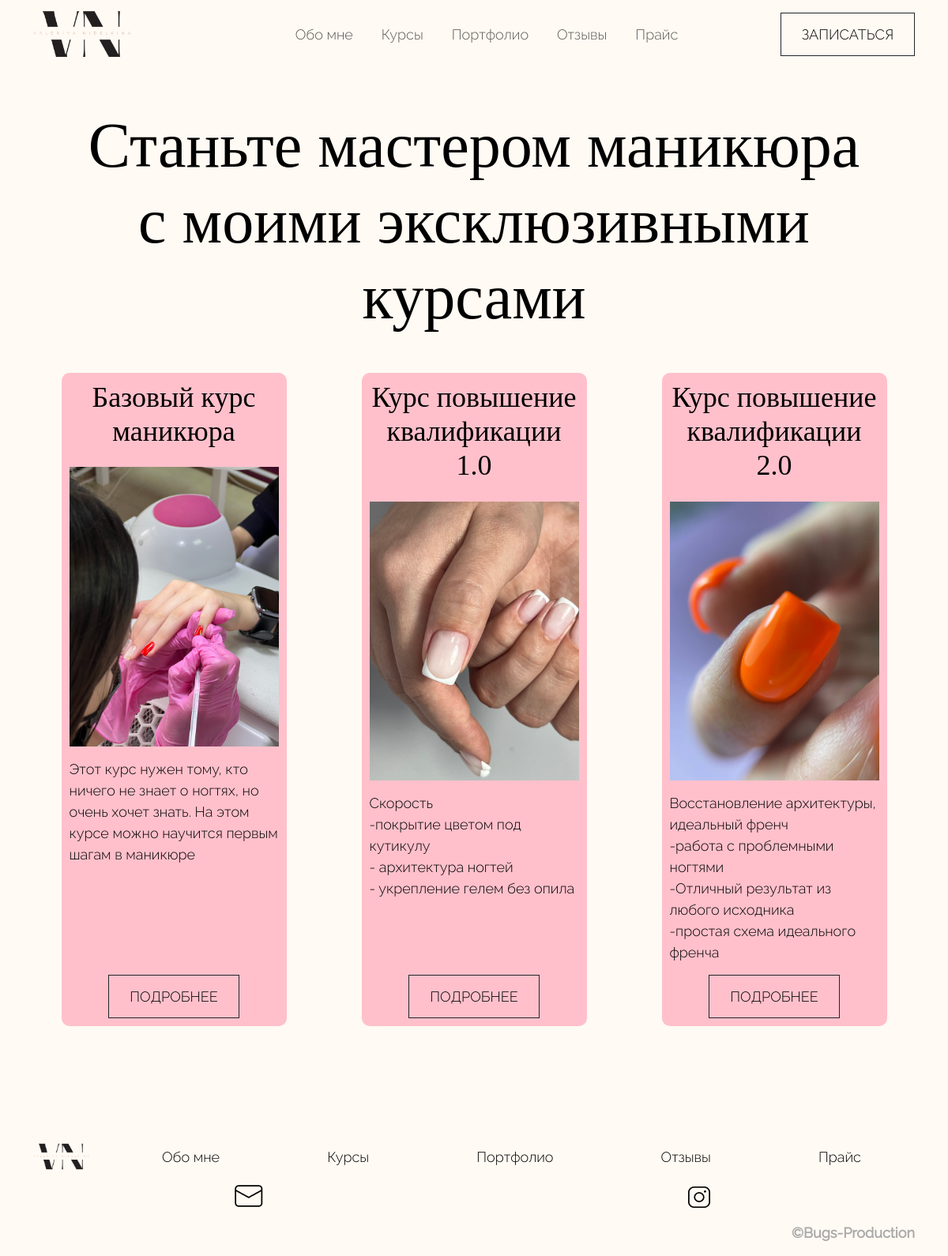
Screenshot of /courses with the database file from the repository.
### courses/models.py (models this page shows, shortened)
class Course(models.Model):
    class Meta:
        verbose_name = 'курс'
        verbose_name_plural = 'Курсы'
    name = models.CharField('Наименование курса', max_length=50)
    img = models.ImageField('Картинка для курса', upload_to='img-courses')
    mini_description = models.TextField('Мини описание курса')
    count_group = models.CharField('Количество людей в группе', max_length=30)
    time_course = models.CharField('Длительность курса', max_length=30)
    certificate = models.CharField('Документ об окончании курса', max_length=30)
    price = models.IntegerField('Стоимость курса')
    description = models.TextField('Полное описание курса')
    create_date = models.DateTimeField(auto_now_add=True)
    slug = models.SlugField(max_length=255, unique=True, blank=True, null=True, verbose_name='Slug')

### main/views.py (the view)
# urls.py: path('courses', CoursesView.as_view(), name='courses'),
class CoursesView(ListView):
    model = Course
    template_name = 'main/courses.html'
    context_object_name = 'courses'

### templates/main/courses.html (shortened to what this page needs)
{% extends 'main/layout.html' %}
{% load static %}
{% block link %}
<link rel="stylesheet" href="{% static 'main/style/courses.css' %}">
{% endblock %}
{% block links %}
<ul class="navbar-nav mr-auto">
    <li class="nav-item"><a href="{% url 'about' %}" class="nav-link">Обо мне</a></li>
    <li class="nav-item"><a href="{% url 'courses' %}" class="nav-link">Курсы</a></li>
    <li class="nav-item"><a href="{% url 'home' %}" class="nav-link">Портфолио</a></li>
    <li class="nav-item"><a href="{% url 'home' %}" class="nav-link">Отзывы</a></li>
    <li class="nav-item"><a href="{% url 'home' %}" class="nav-link">Прайс</a></li>
</ul>
{% endblock %}
{% block content %}
<main>
    <section class="courses">
        <div class="container">
            <h1 class="text-center">Станьте мастером маникюра </br>с моими эксклюзивными курсами</h1>
            <div class="row courses-content mt-5">
                {% for course in courses %}
                <div class="course col-10 col-md-3 mb-5">
                    <h4 class="text-center">{{ course.name }}</h4>
                    <img src="{{ course.img.url }}" alt="" class="img-fluid">
                    <div class="course-description">
                        <p>{{ course.mini_description|linebreaks|safe }}</p>
                    </div>
                    <div class="sign-button course-button"><a href="{% url 'course' slug=course.slug %}">Подробнее</a></div>
                </div>
                {% endfor %}
            </div>
        </div>
    </section>
</main>
{% endblock %}
{% block links-footer %}
<li><a href="{% url 'about' %}">Обо мне</a></li>
<li class="nav-item"><a href="{% url 'courses' %}" class="nav-link">Курсы</a></li>
<li><a href="{% url 'home' %}">Портфолио</a></li>
<li><a href="{% url 'home' %}">Отзывы</a></li>
<li><a href="{% url 'home' %}">Прайс</a></li>
{% endblock %}

### static/main/style/courses.css (style rules this page uses)
.courses-content { display: flex; justify-content: space-around; }
.course { background-color: #FFC0CB; border-radius: 10px; padding: 10px; display: flex; flex-direction: column; }
.course { transition: transform 0.3s ease-in-out; }
.course img { margin: 15px 0; }
.course p { margin: 0; }
.course-button { margin-top: auto; }
.course-description { margin-bottom: 15px; }

### static/main/style/base.css (style rules this page uses)
li, a, p { font-size: 18px; font-family: Raleway-L; color: #000; }
h1 { font-size: 6vw; color: #000; font-family: Cormorant; }
h4 { font-size: 36px; color: #000; font-family: Cormorant; }
@media (min-width: 1200px) { h1 { font-size: 80px; } }
body { background-color: #fffaf3; }
header li { margin: 0 10px; }
.sign-button { display: flex; justify-content: center; align-items: center; font-size: 18px; font-family: Raleway-R; text-transform: uppercase; background-color: transparent; border: solid 1px; padding: 13px 26px; max-width: 170px; margin: 0 auto; }
.sign-button a { text-decoration: none; }
main { margin-top: 50px; }
footer a { text-decoration: none; }

### rows the page displays
Course: name "Базовый курс маникюра", img (picture), mini_description "Этот курс нужен тому, кто ничего не знает о ногтях, но очень хочет знать. На этом курсе можно научится первым шагам в маникюре"
Course: name "Курс повышение квалификации 1.0", img (picture), mini_description "Скорость -покрытие цветом под кутикулу - архитектура ногтей - укрепление гелем без опила"
Course: name "Курс повышение квалификации 2.0", img (picture), mini_description "Восстановление архитектуры, идеальный френч -работа с проблемными ногтями -Отличный результат из любого исходника -простая схема идеального френча"
